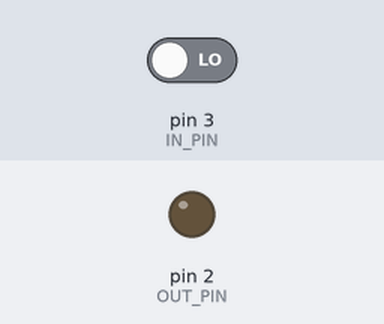
Simulated run of this sketch. Board: Arduino Uno, built with avr-gcc and run on an emulated ATmega328P. Shown: output pins drawn as LEDs (lit = HIGH). The inputs (shaded band) are chosen by the test bench; at power-on: pin 3 (IN_PIN) LOW.

Above: at 1.2 s.
1.3 s: pin 3 (IN_PIN) driven HIGH
At 2.7 s:
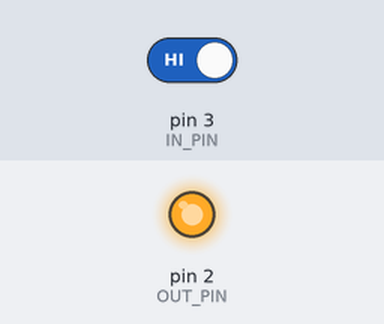
Timing chart, 0 to 7.9 s (numbered marks = the images above; inputs shaded):
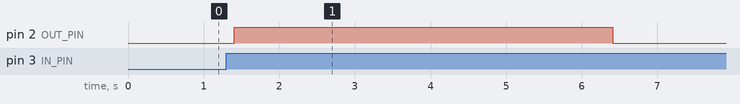

The sketch:

leverTiny.ino
```cpp
/**
    Lever Action - Mission Possible MK2
    Ward Melville HS Science Olympiad - Team A - 2017-2018
    leverTiny.ino
    Purpose: Turns on a MOSFET when the input is triggered. Turn it off after five seconds to prevent overheating.

    @author David Cutting
    @version 0.1 1/4/2018
*/

// Definitions for microcontroller pin numbers
const int IN_PIN = 3;
const int OUT_PIN = 2;

// Variables for states of the pins
bool inState = LOW;
bool outState = LOW;

// Variables and constants for the debounce code
unsigned int counter = 0;
const int DEBOUNCE_COUNT = 50;
long time = 0;

void setup() {
  // Set the microcontroller pins as either inputs or outputs
  pinMode(IN_PIN, INPUT);
  pinMode(OUT_PIN, OUTPUT);

  // Write the output pin low (off)
  digitalWrite(OUT_PIN, LOW);
}

void loop() {
  if(millis() != time && outState == LOW) { // If more than one millisecond has elapsed since the last loop...
    inState = digitalRead(IN_PIN); // Read the current state of the input and store it

    if(inState == HIGH) { // If the state of the input is high
      counter++; // Increment the counter
    }
    else { // Otherwise...
       counter = 0; // Reset the counter
    }
    if(counter >= DEBOUNCE_COUNT) { //  If the counter is greater than the debounce threshold...
      counter = 0; // Reset the counter
      outState = HIGH; // Set the trigger state to high
      digitalWrite(OUT_PIN, outState); // Set the output pin to the trigger state
      delay(5000); // Wait 5 seconds to ensure that the solenoid moves and the next transfer gets the signal
      digitalWrite(OUT_PIN, LOW); // Set the output pin to low to disengage the solenoid and prevent overheating
    }
    time = millis(); // Record the current time in milliseconds
  }
}
```

Measured:
- after the input at 1.3 s, pin 2 (OUT_PIN): LOW → HIGH after 0.11 s, → LOW 5.0 s later
